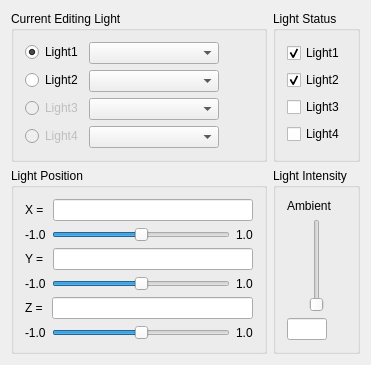
<?xml version="1.0" encoding="UTF-8"?>
<ui version="4.0">
 <class>CXDlg3DLightingSetting</class>
 <widget class="QDialog" name="CXDlg3DLightingSetting">
  <property name="geometry">
   <rect>
    <x>0</x>
    <y>0</y>
    <width>344</width>
    <height>347</height>
   </rect>
  </property>
  <property name="windowTitle">
   <string>Light Settting</string>
  </property>
  <layout class="QGridLayout" name="gridLayout">
   <item row="1" column="0">
    <widget class="QGroupBox" name="groupBox_3">
     <property name="sizePolicy">
      <sizepolicy hsizetype="Preferred" vsizetype="Preferred">
       <horstretch>0</horstretch>
       <verstretch>0</verstretch>
      </sizepolicy>
     </property>
     <property name="minimumSize">
      <size>
       <width>0</width>
       <height>0</height>
      </size>
     </property>
     <property name="title">
      <string>Light Position</string>
     </property>
     <property name="flat">
      <bool>true</bool>
     </property>
     <layout class="QVBoxLayout" name="verticalLayout_2">
      <item>
       <layout class="QHBoxLayout" name="horizontalLayout_6">
        <item>
         <widget class="QLabel" name="label_8">
          <property name="text">
           <string>X = </string>
          </property>
         </widget>
        </item>
        <item>
         <widget class="QLineEdit" name="m_editX">
          <property name="minimumSize">
           <size>
            <width>200</width>
            <height>0</height>
           </size>
          </property>
          <property name="readOnly">
           <bool>true</bool>
          </property>
         </widget>
        </item>
       </layout>
      </item>
      <item>
       <layout class="QHBoxLayout" name="horizontalLayout_3">
        <item>
         <widget class="QLabel" name="label_2">
          <property name="sizePolicy">
           <sizepolicy hsizetype="Fixed" vsizetype="Preferred">
            <horstretch>0</horstretch>
            <verstretch>0</verstretch>
           </sizepolicy>
          </property>
          <property name="text">
           <string>-1.0</string>
          </property>
         </widget>
        </item>
        <item>
         <widget class="QSlider" name="m_hsliderX">
          <property name="minimum">
           <number>-1000</number>
          </property>
          <property name="maximum">
           <number>1000</number>
          </property>
          <property name="orientation">
           <enum>Qt::Horizontal</enum>
          </property>
         </widget>
        </item>
        <item>
         <widget class="QLabel" name="label_5">
          <property name="sizePolicy">
           <sizepolicy hsizetype="Fixed" vsizetype="Preferred">
            <horstretch>0</horstretch>
            <verstretch>0</verstretch>
           </sizepolicy>
          </property>
          <property name="text">
           <string>1.0</string>
          </property>
         </widget>
        </item>
       </layout>
      </item>
      <item>
       <layout class="QHBoxLayout" name="horizontalLayout_7">
        <item>
         <widget class="QLabel" name="label_9">
          <property name="text">
           <string>Y = </string>
          </property>
         </widget>
        </item>
        <item>
         <widget class="QLineEdit" name="m_editY">
          <property name="minimumSize">
           <size>
            <width>200</width>
            <height>0</height>
           </size>
          </property>
          <property name="readOnly">
           <bool>true</bool>
          </property>
         </widget>
        </item>
       </layout>
      </item>
      <item>
       <layout class="QHBoxLayout" name="horizontalLayout_4">
        <item>
         <widget class="QLabel" name="label_3">
          <property name="sizePolicy">
           <sizepolicy hsizetype="Fixed" vsizetype="Preferred">
            <horstretch>0</horstretch>
            <verstretch>0</verstretch>
           </sizepolicy>
          </property>
          <property name="text">
           <string>-1.0</string>
          </property>
         </widget>
        </item>
        <item>
         <widget class="QSlider" name="m_hsliderY">
          <property name="minimum">
           <number>-1000</number>
          </property>
          <property name="maximum">
           <number>1000</number>
          </property>
          <property name="orientation">
           <enum>Qt::Horizontal</enum>
          </property>
         </widget>
        </item>
        <item>
         <widget class="QLabel" name="label_6">
          <property name="sizePolicy">
           <sizepolicy hsizetype="Fixed" vsizetype="Preferred">
            <horstretch>0</horstretch>
            <verstretch>0</verstretch>
           </sizepolicy>
          </property>
          <property name="text">
           <string>1.0</string>
          </property>
         </widget>
        </item>
       </layout>
      </item>
      <item>
       <layout class="QHBoxLayout" name="horizontalLayout_8">
        <item>
         <widget class="QLabel" name="label_10">
          <property name="text">
           <string>Z = </string>
          </property>
         </widget>
        </item>
        <item>
         <widget class="QLineEdit" name="m_editZ">
          <property name="minimumSize">
           <size>
            <width>200</width>
            <height>0</height>
           </size>
          </property>
          <property name="readOnly">
           <bool>true</bool>
          </property>
         </widget>
        </item>
       </layout>
      </item>
      <item>
       <layout class="QHBoxLayout" name="horizontalLayout_5">
        <item>
         <widget class="QLabel" name="label_4">
          <property name="sizePolicy">
           <sizepolicy hsizetype="Fixed" vsizetype="Preferred">
            <horstretch>0</horstretch>
            <verstretch>0</verstretch>
           </sizepolicy>
          </property>
          <property name="text">
           <string>-1.0</string>
          </property>
         </widget>
        </item>
        <item>
         <widget class="QSlider" name="m_hsliderZ">
          <property name="minimum">
           <number>-1000</number>
          </property>
          <property name="maximum">
           <number>1000</number>
          </property>
          <property name="orientation">
           <enum>Qt::Horizontal</enum>
          </property>
         </widget>
        </item>
        <item>
         <widget class="QLabel" name="label_7">
          <property name="sizePolicy">
           <sizepolicy hsizetype="Fixed" vsizetype="Preferred">
            <horstretch>0</horstretch>
            <verstretch>0</verstretch>
           </sizepolicy>
          </property>
          <property name="text">
           <string>1.0</string>
          </property>
         </widget>
        </item>
       </layout>
      </item>
     </layout>
    </widget>
   </item>
   <item row="0" column="0">
    <widget class="QGroupBox" name="groupBox">
     <property name="sizePolicy">
      <sizepolicy hsizetype="Preferred" vsizetype="Preferred">
       <horstretch>0</horstretch>
       <verstretch>0</verstretch>
      </sizepolicy>
     </property>
     <property name="minimumSize">
      <size>
       <width>0</width>
       <height>0</height>
      </size>
     </property>
     <property name="title">
      <string>Current Editing Light</string>
     </property>
     <property name="flat">
      <bool>true</bool>
     </property>
     <layout class="QFormLayout" name="formLayout_2">
      <property name="fieldGrowthPolicy">
       <enum>QFormLayout::AllNonFixedFieldsGrow</enum>
      </property>
      <item row="0" column="0">
       <widget class="QRadioButton" name="m_radioLight1">
        <property name="text">
         <string>Light1</string>
        </property>
        <property name="checked">
         <bool>true</bool>
        </property>
        <attribute name="buttonGroup">
         <string notr="true">m_groupLight</string>
        </attribute>
       </widget>
      </item>
      <item row="0" column="1">
       <widget class="CXButtonColorEdit" name="m_cbbColor1">
        <property name="sizePolicy">
         <sizepolicy hsizetype="Fixed" vsizetype="Fixed">
          <horstretch>0</horstretch>
          <verstretch>0</verstretch>
         </sizepolicy>
        </property>
        <property name="minimumSize">
         <size>
          <width>130</width>
          <height>0</height>
         </size>
        </property>
       </widget>
      </item>
      <item row="1" column="0">
       <widget class="QRadioButton" name="m_radioLight2">
        <property name="text">
         <string>Light2</string>
        </property>
        <attribute name="buttonGroup">
         <string notr="true">m_groupLight</string>
        </attribute>
       </widget>
      </item>
      <item row="1" column="1">
       <widget class="CXButtonColorEdit" name="m_cbbColor2">
        <property name="sizePolicy">
         <sizepolicy hsizetype="Fixed" vsizetype="Fixed">
          <horstretch>0</horstretch>
          <verstretch>0</verstretch>
         </sizepolicy>
        </property>
        <property name="minimumSize">
         <size>
          <width>130</width>
          <height>0</height>
         </size>
        </property>
       </widget>
      </item>
      <item row="2" column="0">
       <widget class="QRadioButton" name="m_radioLight3">
        <property name="enabled">
         <bool>false</bool>
        </property>
        <property name="text">
         <string>Light3</string>
        </property>
        <attribute name="buttonGroup">
         <string notr="true">m_groupLight</string>
        </attribute>
       </widget>
      </item>
      <item row="2" column="1">
       <widget class="CXButtonColorEdit" name="m_cbbColor3">
        <property name="sizePolicy">
         <sizepolicy hsizetype="Fixed" vsizetype="Fixed">
          <horstretch>0</horstretch>
          <verstretch>0</verstretch>
         </sizepolicy>
        </property>
        <property name="minimumSize">
         <size>
          <width>130</width>
          <height>0</height>
         </size>
        </property>
       </widget>
      </item>
      <item row="3" column="0">
       <widget class="QRadioButton" name="m_radioLight4">
        <property name="enabled">
         <bool>false</bool>
        </property>
        <property name="text">
         <string>Light4</string>
        </property>
        <attribute name="buttonGroup">
         <string notr="true">m_groupLight</string>
        </attribute>
       </widget>
      </item>
      <item row="3" column="1">
       <widget class="CXButtonColorEdit" name="m_cbbColor4">
        <property name="sizePolicy">
         <sizepolicy hsizetype="Fixed" vsizetype="Fixed">
          <horstretch>0</horstretch>
          <verstretch>0</verstretch>
         </sizepolicy>
        </property>
        <property name="minimumSize">
         <size>
          <width>130</width>
          <height>0</height>
         </size>
        </property>
       </widget>
      </item>
     </layout>
    </widget>
   </item>
   <item row="0" column="1">
    <widget class="QGroupBox" name="groupBox_2">
     <property name="title">
      <string>Light Status</string>
     </property>
     <property name="flat">
      <bool>true</bool>
     </property>
     <layout class="QVBoxLayout" name="verticalLayout">
      <item>
       <widget class="QCheckBox" name="m_ckbLight1">
        <property name="text">
         <string>Light1</string>
        </property>
        <property name="checked">
         <bool>true</bool>
        </property>
        <attribute name="buttonGroup">
         <string notr="true">m_groupStatus</string>
        </attribute>
       </widget>
      </item>
      <item>
       <widget class="QCheckBox" name="m_ckbLight2">
        <property name="text">
         <string>Light2</string>
        </property>
        <property name="checked">
         <bool>true</bool>
        </property>
        <attribute name="buttonGroup">
         <string notr="true">m_groupStatus</string>
        </attribute>
       </widget>
      </item>
      <item>
       <widget class="QCheckBox" name="m_ckbLight3">
        <property name="text">
         <string>Light3</string>
        </property>
        <attribute name="buttonGroup">
         <string notr="true">m_groupStatus</string>
        </attribute>
       </widget>
      </item>
      <item>
       <widget class="QCheckBox" name="m_ckbLight4">
        <property name="text">
         <string>Light4</string>
        </property>
        <attribute name="buttonGroup">
         <string notr="true">m_groupStatus</string>
        </attribute>
       </widget>
      </item>
     </layout>
    </widget>
   </item>
   <item row="1" column="1">
    <widget class="QGroupBox" name="groupBox_4">
     <property name="title">
      <string>Light Intensity</string>
     </property>
     <property name="flat">
      <bool>true</bool>
     </property>
     <layout class="QVBoxLayout" name="verticalLayout_3">
      <item>
       <widget class="QLabel" name="label">
        <property name="text">
         <string>Ambient</string>
        </property>
       </widget>
      </item>
      <item>
       <layout class="QHBoxLayout" name="horizontalLayout_2">
        <item>
         <widget class="QSlider" name="m_vsliderAmbient">
          <property name="maximum">
           <number>100</number>
          </property>
          <property name="orientation">
           <enum>Qt::Vertical</enum>
          </property>
         </widget>
        </item>
       </layout>
      </item>
      <item>
       <widget class="QLineEdit" name="m_editAmbient">
        <property name="sizePolicy">
         <sizepolicy hsizetype="Fixed" vsizetype="Fixed">
          <horstretch>0</horstretch>
          <verstretch>0</verstretch>
         </sizepolicy>
        </property>
        <property name="maximumSize">
         <size>
          <width>40</width>
          <height>16777215</height>
         </size>
        </property>
        <property name="readOnly">
         <bool>true</bool>
        </property>
       </widget>
      </item>
     </layout>
    </widget>
   </item>
  </layout>
 </widget>
 <layoutdefault spacing="6" margin="11"/>
 <customwidgets>
  <customwidget>
   <class>CXButtonColorEdit</class>
   <extends>QComboBox</extends>
   <header>xbuttoncoloredit.h</header>
  </customwidget>
 </customwidgets>
 <resources/>
 <connections>
  <connection>
   <sender>m_ckbLight1</sender>
   <signal>toggled(bool)</signal>
   <receiver>m_radioLight1</receiver>
   <slot>setEnabled(bool)</slot>
   <hints>
    <hint type="sourcelabel">
     <x>280</x>
     <y>41</y>
    </hint>
    <hint type="destinationlabel">
     <x>55</x>
     <y>42</y>
    </hint>
   </hints>
  </connection>
  <connection>
   <sender>m_ckbLight2</sender>
   <signal>toggled(bool)</signal>
   <receiver>m_radioLight2</receiver>
   <slot>setEnabled(bool)</slot>
   <hints>
    <hint type="sourcelabel">
     <x>292</x>
     <y>66</y>
    </hint>
    <hint type="destinationlabel">
     <x>51</x>
     <y>68</y>
    </hint>
   </hints>
  </connection>
  <connection>
   <sender>m_ckbLight3</sender>
   <signal>toggled(bool)</signal>
   <receiver>m_radioLight3</receiver>
   <slot>setEnabled(bool)</slot>
   <hints>
    <hint type="sourcelabel">
     <x>292</x>
     <y>91</y>
    </hint>
    <hint type="destinationlabel">
     <x>64</x>
     <y>92</y>
    </hint>
   </hints>
  </connection>
  <connection>
   <sender>m_ckbLight4</sender>
   <signal>toggled(bool)</signal>
   <receiver>m_radioLight4</receiver>
   <slot>setEnabled(bool)</slot>
   <hints>
    <hint type="sourcelabel">
     <x>297</x>
     <y>120</y>
    </hint>
    <hint type="destinationlabel">
     <x>63</x>
     <y>123</y>
    </hint>
   </hints>
  </connection>
 </connections>
 <buttongroups>
  <buttongroup name="m_groupStatus">
   <property name="exclusive">
    <bool>false</bool>
   </property>
  </buttongroup>
  <buttongroup name="m_groupLight"/>
 </buttongroups>
</ui>
